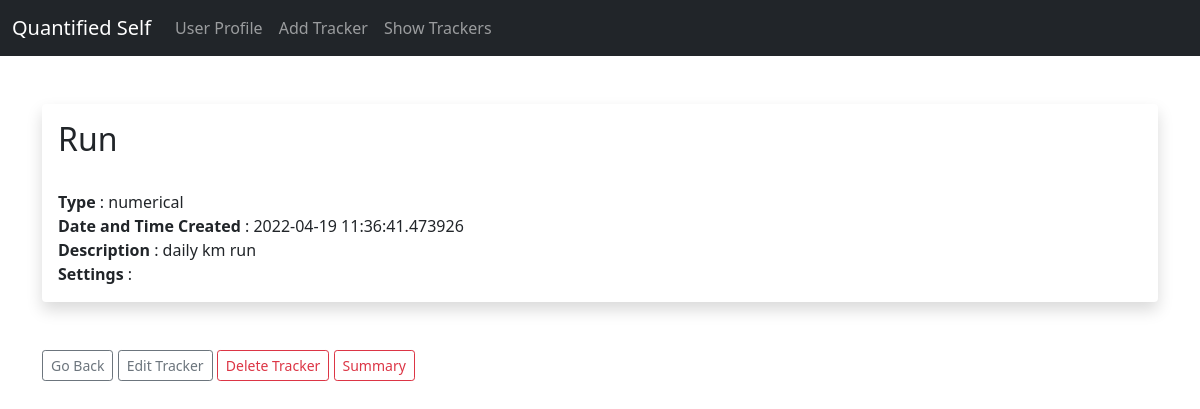
Page /trackers/2 (signed in) on the committed database.
### app.py (models this page shows)
class Tracker(db.Model):
    id = db.Column(db.Integer, primary_key=True)
    title = db.Column(db.String(100))
    desc = db.Column(db.String(200))
    type = db.Column(db.String(100))
    date_posted = db.Column(db.DateTime, default=datetime.utcnow)
    settings = db.Column(db.String(200))
    user_id = db.Column(db.Integer, db.ForeignKey('users.id'))
    logs = db.relationship('Log', backref='logger', cascade='all,delete-orphan')

### app.py (the view)
@app.route('/trackers/<int:id>')
@login_required
def tracker(id):
    tracker = Tracker.query.get_or_404(id)
    return render_template('tracker.html', tracker=tracker, user=current_user)

### app.py (called while the page is built)
@login_manager.user_loader
def load_user(user_id):
    return Users.query.get(int(user_id))

### templates/tracker.html (shortened to what this page needs)
{% extends 'base.html' %}
{% block content %}
<br/>
{% if tracker.user_id == current_user.id %}
<div class="shadow p-3 mb-5 bg-body rounded">
  <h2>{{tracker.title}}</h2><br/>
  <b>Type</b> : {{tracker.type}}<br/>
  <b>Date and Time Created</b> : {{tracker.date_posted}}<br/>
  <b>Description</b> : {{tracker.desc}}<br/>
  <b>Settings</b> : {{tracker.settings}}<br/>
</div>
<a href="{{url_for('trackers')}}" class="btn btn-outline-secondary btn-sm">Go Back</a>
<a href="{{url_for('edit_tracker', id=tracker.id)}}" class="btn btn-outline-secondary btn-sm">Edit Tracker</a>
<a href="{{url_for('delete_tracker', id=tracker.id)}}" class="btn btn-outline-danger btn-sm">Delete Tracker</a>
<a href="{{url_for('view_summary', id=tracker.id)}}" class="btn btn-outline-danger btn-sm">Summary</a>
<br/>
{% endif %}
{% endblock %}

### rows in the picture
Tracker: title "Run", type "numerical", date_posted "2022-04-19 11:36:41.473926", desc "daily km run"
